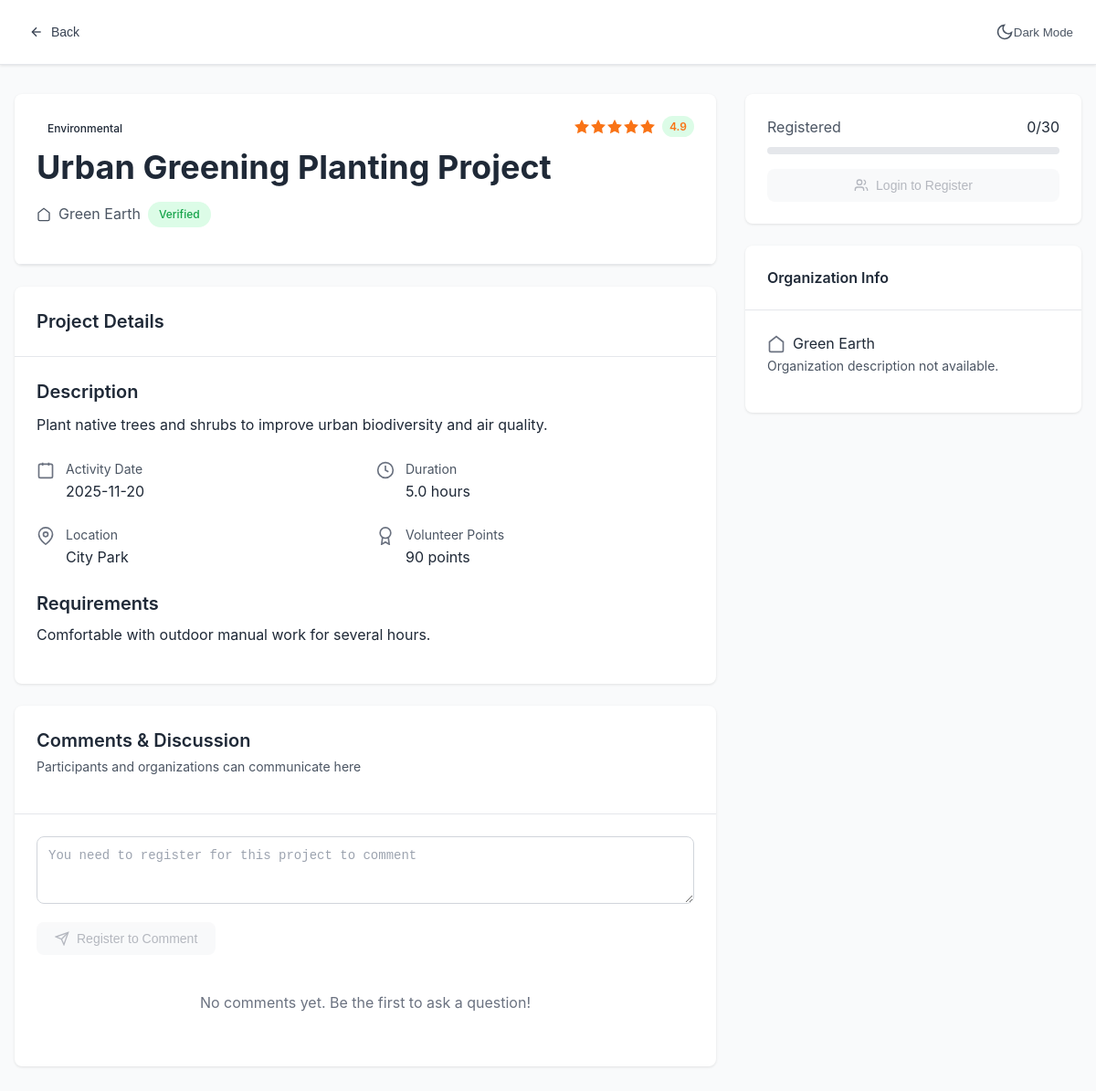
Before: /project/3 with the older database file.
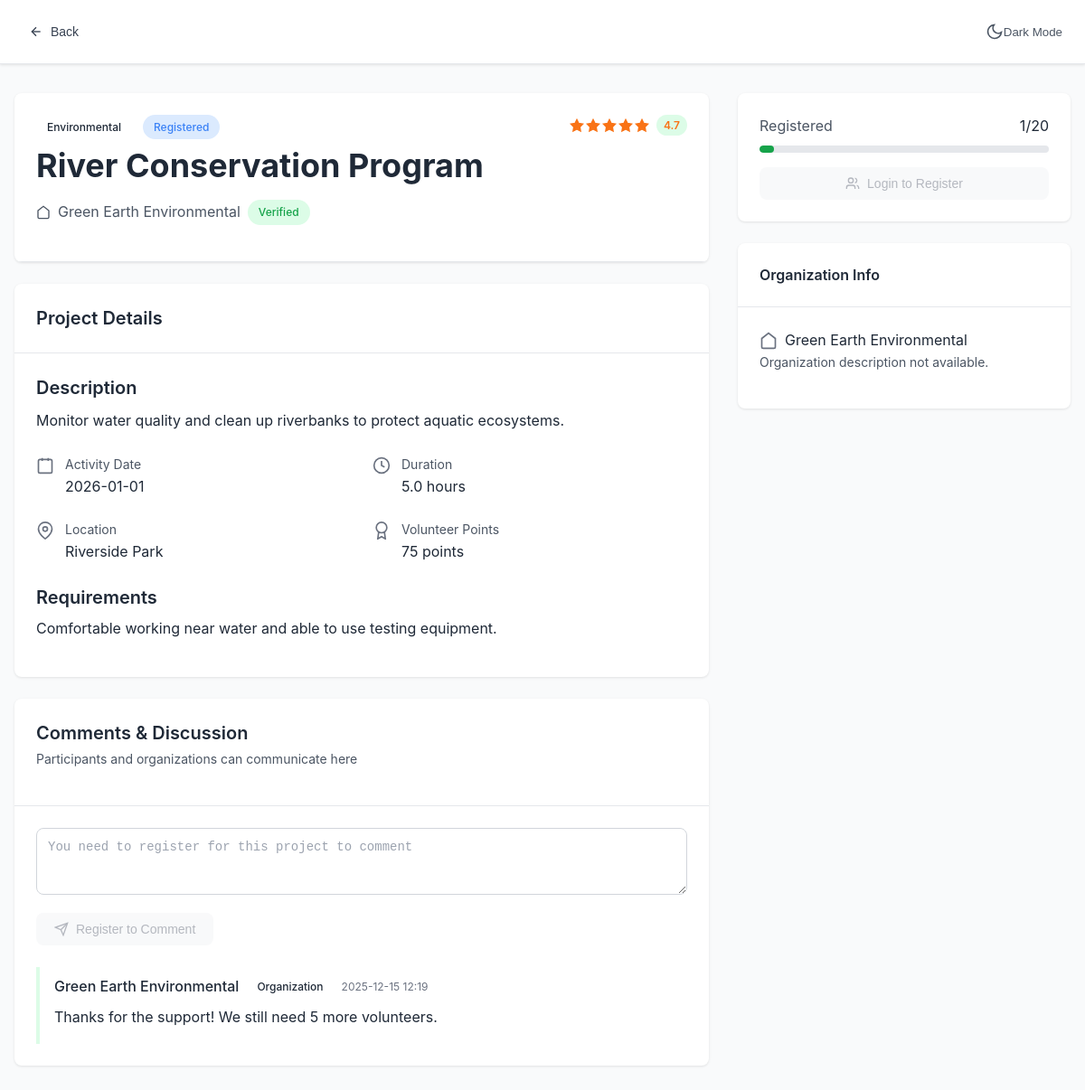
After: the same page with the newer database file.
### models.py (models this page shows, shortened)
class Project(db.Model):
    id = db.Column(db.Integer, primary_key=True)
    title = db.Column(db.String(200), nullable=False)
    description = db.Column(db.Text, nullable=False)
    category = db.Column(db.String(50), nullable=False)
    organization_id = db.Column(db.Integer, db.ForeignKey('user.id'), nullable=False)
    date = db.Column(db.Date, nullable=False)
    location = db.Column(db.String(200), nullable=False)
    max_participants = db.Column(db.Integer, nullable=False)
    min_participants = db.Column(db.Integer, default=1)  # Minimum participants to start
    duration = db.Column(db.Float, nullable=False)  # hours
    points = db.Column(db.Integer, nullable=False)
    rating = db.Column(db.Float, default=0.0)
    status = db.Column(db.String(20), default='pending')  # pending, approved, in_progress, rejected, completed
    created_at = db.Column(db.DateTime, default=datetime.utcnow)
    requirements = db.Column(db.Text)
    registrations = relationship('Registration', backref='project', lazy=True)
    volunteer_records = relationship('VolunteerRecord', backref='project', lazy=True)

class User(UserMixin, db.Model):
    id = db.Column(db.Integer, primary_key=True)
    username = db.Column(db.String(80), unique=True, nullable=False)
    email = db.Column(db.String(120), unique=True, nullable=False)
    password_hash = db.Column(db.String(200), nullable=False)
    user_type = db.Column(db.String(20), nullable=False)  # participant, organization, admin
    display_name = db.Column(db.String(120))
    description = db.Column(db.Text)
    is_active = db.Column(db.Boolean, default=True, nullable=False)
    ban_reason = db.Column(db.String(500))  # Reason for ban (shown to user)
    ban_until = db.Column(db.DateTime)  # NULL = permanent ban when is_active=False
    created_at = db.Column(db.DateTime, default=datetime.utcnow)
    projects = relationship('Project', backref='organization', lazy=True)
    registrations = relationship('Registration', backref='user', lazy=True)
    volunteer_records = relationship('VolunteerRecord', backref='user', lazy=True)

class Comment(db.Model):
    id = db.Column(db.Integer, primary_key=True)
    project_id = db.Column(db.Integer, db.ForeignKey('project.id'), nullable=False)
    user_id = db.Column(db.Integer, db.ForeignKey('user.id'), nullable=False)
    content = db.Column(db.Text, nullable=False)
    parent_id = db.Column(db.Integer, db.ForeignKey('comment.id'), nullable=True)  # For replies
    created_at = db.Column(db.DateTime, default=datetime.utcnow)
    project = relationship('Project', backref='comments', lazy=True)
    user = relationship('User', backref='comments', lazy=True)
    parent = relationship('Comment', remote_side=[id], backref='replies', lazy=True)

### api/api_projects.py (the view, shortened to what this page needs)
@bp.route('/project/<int:project_id>')
def project_detail(project_id):
    project = Project.query.get_or_404(project_id)
    organization = User.query.get(project.organization_id)
    active_statuses = ('registered', 'approved')
    registration_count = Registration.query.filter(
        Registration.project_id == project.id,
        Registration.status.in_(active_statuses)
    ).count()
    comments = Comment.query.filter_by(project_id=project.id).order_by(Comment.created_at.desc()).limit(20).all()
    comments_data = []
    for comment in comments:
        comments_data.append({
            'id': comment.id,
            'user_name': comment.user.display_name or comment.user.username if comment.user else 'Unknown',
            'user_type': comment.user.user_type.title() if comment.user else 'Unknown',
            'comment': comment.content,
            'created_at': comment.created_at.strftime('%Y-%m-%d %H:%M') if comment.created_at else None
        })
    is_registered = False
    can_comment = False
    user_type = None
    registration_status = None  # Track registration status for cancelled/rejected cases
    return render_template('project_detail.html',
                         project=project,
                         organization=organization,
                         registration_count=registration_count,
                         comments=comments_data,
                         is_registered=is_registered,
                         can_comment=can_comment,
                         user_type=user_type,
                         registration_status=registration_status)

### templates/project_detail.html (shortened to what the changed rows need)
<!DOCTYPE html>
<html lang="en">
<head>
    <link rel="stylesheet" href="{{ url_for('static', filename='css/base.css') }}">
    <link rel="stylesheet" href="{{ url_for('static', filename='css/components.css') }}">
    <link rel="stylesheet" href="{{ url_for('static', filename='css/layout.css') }}">
    <link rel="stylesheet" href="{{ url_for('static', filename='css/pages.css') }}">
    <link rel="stylesheet" href="{{ url_for('static', filename='css/dark-theme.css') }}">
</head>
<body>
    {% macro render_stars(rating, size='20') %}
    {% set rating_int = rating | int %}
    {% set rating_decimal = rating - rating_int %}
    {% set color_class = 'rating-high' if rating >= 4 else ('rating-medium' if rating >= 3 else 'rating-low') %}
    {% set bg_color = '#dcfce7' if rating >= 4 else ('#fef3c7' if rating >= 3 else '#f3f4f6') %}
    <div class="sustainability-rating {{ color_class }}">
        <div class="stars">
            {% for i in range(1, 6) %}
            {% if i <= rating_int or (i==rating_int + 1 and rating_decimal>= 0.5) %}
                <svg class="star filled" xmlns="http://www.w3.org/2000/svg" width="{{ size }}" height="{{ size }}"
                    viewBox="0 0 24 24" fill="currentColor" stroke="currentColor" stroke-width="2">
                    <polygon
                        points="12 2 15.09 8.26 22 9.27 17 14.14 18.18 21.02 12 17.77 5.82 21.02 7 14.14 2 9.27 8.91 8.26 12 2" />
                </svg>
                {% else %}
                <svg class="star" xmlns="http://www.w3.org/2000/svg" width="{{ size }}" height="{{ size }}"
                    viewBox="0 0 24 24" fill="none" stroke="currentColor" stroke-width="2">
                    <polygon
                        points="12 2 15.09 8.26 22 9.27 17 14.14 18.18 21.02 12 17.77 5.82 21.02 7 14.14 2 9.27 8.91 8.26 12 2" />
                </svg>
                {% endif %}
                {% endfor %}
        </div>
        <span class="rating-badge" style="background-color: {{ bg_color }};">{{ "%.1f"|format(rating) }}</span>
    </div>
    {% endmacro %}
    <div class="container py-8" id="project-detail-container" data-project-id="{{ project.id }}" data-can-comment="{{ 'true' if can_comment else 'false' }}">
        <div class="grid grid-cols-3" style="gap: 2rem;">
            <div style="grid-column: span 2;">
                <div class="card mb-6">
                    <div class="card-header">
                        <div class="flex items-start justify-between mb-4">
                            <div style="flex: 1;">
                                <div class="flex items-center gap-3 mb-2">
                                    <span class="badge badge-primary">{{ project.category }}</span>
                                    {% if registration_count %}
                                    <span class="badge"
                                        style="background-color: #dbeafe; color: var(--secondary-blue);">Registered</span>
                                    {% endif %}
                                </div>
                                <h1 class="mb-3">{{ project.title }}</h1>
                                <div class="flex items-center gap-2 text-gray-600">
                                    <svg xmlns="http://www.w3.org/2000/svg" width="16" height="16" viewBox="0 0 24 24"
                                        fill="none" stroke="currentColor" stroke-width="2">
                                        <path d="M3 9l9-7 9 7v11a2 2 0 0 1-2 2H5a2 2 0 0 1-2-2z" />
                                    </svg>
                                    <span>{{ (organization.display_name or organization.username) if organization else
                                        'Organization Name' }}</span>
                                    <span class="badge badge-success">Verified</span>
                                </div>
                            </div>
                            {{ render_stars(project.rating or 0.0, '20') }}
                        </div>
                    </div>
                </div>
                <div class="card mb-6">
                    <div class="card-content">
                        <div class="mb-6">
                            <h3 class="mb-2">Description</h3>
                            <p class="text-gray-700" style="line-height: 1.8;">
                                {{ project.description }}
                            </p>
                        </div>
                        <div class="grid grid-cols-2 gap-4 mb-6">
                            <div class="flex items-start gap-3">
                                <div>
                                    <div class="text-sm text-gray-600">Activity Date</div>
                                    <div>{{ project.date.strftime('%Y-%m-%d') if project.date else 'TBD' }}</div>
                                </div>
                            </div>
                            <div class="flex items-start gap-3">
                                <div>
                                    <div class="text-sm text-gray-600">Duration</div>
                                    <div>{{ project.duration }} hours</div>
                                </div>
                            </div>
                            <div class="flex items-start gap-3">
                                <div>
                                    <div class="text-sm text-gray-600">Location</div>
                                    <div>{{ project.location }}</div>
                                </div>
                            </div>
                            <div class="flex items-start gap-3">
                                <div>
                                    <div class="text-sm text-gray-600">Volunteer Points</div>
                                    <div>{{ project.points }} points</div>
                                </div>
                            </div>
                        </div>
                        <div>
                            <h3 class="mb-2">Requirements</h3>
                            <p class="text-gray-700">
                                {% if project.requirements %}
                                {{ project.requirements }}
                                {% else %}
                                No specific requirements listed.
                                {% endif %}
                            </p>
                        </div>
                    </div>
                </div>
                <div class="card">
                    <div class="card-content">
                        <div id="comments-container" style="display: flex; flex-direction: column; gap: 1rem;">
                            {% if comments %}
                            {% for comment in comments %}
                            <div class="comment-item" data-comment-id="{{ comment.id }}"
                                style="border-left: 4px solid #dcfce7; padding-left: 1rem; padding-top: 0.5rem; padding-bottom: 0.5rem;">
                                <div class="flex items-center gap-2 mb-2">
                                    <span style="font-weight: 500;">{{ comment.user_name }}</span>
                                    <span class="badge badge-secondary text-xs">{{ comment.user_type }}</span>
                                    <span class="text-xs text-gray-500">{{ comment.created_at }}</span>
                                </div>
                                <p class="text-gray-700 mb-2" style="white-space: pre-wrap;">{{ comment.comment }}</p>
                            </div>
                            {% endfor %}
                            {% else %}
                            <p class="text-gray-500 text-center py-4">No comments yet. Be the first to ask a question!
                            </p>
                            {% endif %}
                        </div>
                    </div>
                </div>
            </div>
            <div>
                <div class="card mb-6">
                    <div class="card-content">
                        <div class="flex items-center justify-between mb-2">
                            <span class="text-gray-600">Registered</span>
                            <span>{{ registration_count or 0 }}/{{ project.max_participants }}</span>
                        </div>
                        <div class="progress-bar mb-4">
                            {% set progress = ((registration_count or 0) / project.max_participants * 100) | round(0) |
                            int %}
                            <div class="progress-fill" style="width: {{ progress }}%;"></div>
                        </div>
                    </div>
                </div>
                <div class="card mb-6">
                    <div class="card-content">
                        <div class="flex items-center gap-2 mb-3">
                            <svg xmlns="http://www.w3.org/2000/svg" width="20" height="20" viewBox="0 0 24 24"
                                fill="none" stroke="currentColor" stroke-width="2" style="color: var(--gray-500);">
                                <path d="M3 9l9-7 9 7v11a2 2 0 0 1-2 2H5a2 2 0 0 1-2-2z" />
                            </svg>
                            <span>{{ (organization.display_name or organization.username) if organization else
                                'Organization Name' }}</span>
                        </div>
                    </div>
                </div>
            </div>
        </div>
    </div>
</body>
</html>

Changed rows visible on the page:
removed User: display_name "Green Earth"
changed Project "Environmental": title "Urban Greening Planting Project" → "River Conservation Program"; rating "4.9" → "4.7"; description "Plant native trees and shrubs to improve urban biodiversity and air quality." → "Monitor water quality and clean up riverbanks to protect aquatic ecosystems."; date "2025-11-20" → "2026-01-01"; location "City Park" → "Riverside Park"; points "90" → "75"; requirements "Comfortable with outdoor manual work for several hours." → "Comfortable working near water and able to use testing equipment."; max_participants "30" → "20"
now on this page (row edited): User: display_name "Green Earth Environmental", user_name "Green Earth Environmental", user_type "Organization", created_at "2025-12-15 12:19", comment "Thanks for the support! We still need 5 more volunteers."
Other visible differences:
{{ registration_count or 0 }}: "0" → "1"
text no longer shown: "No comments yet. Be the first to ask a question!"
text now shown: "Registered"
